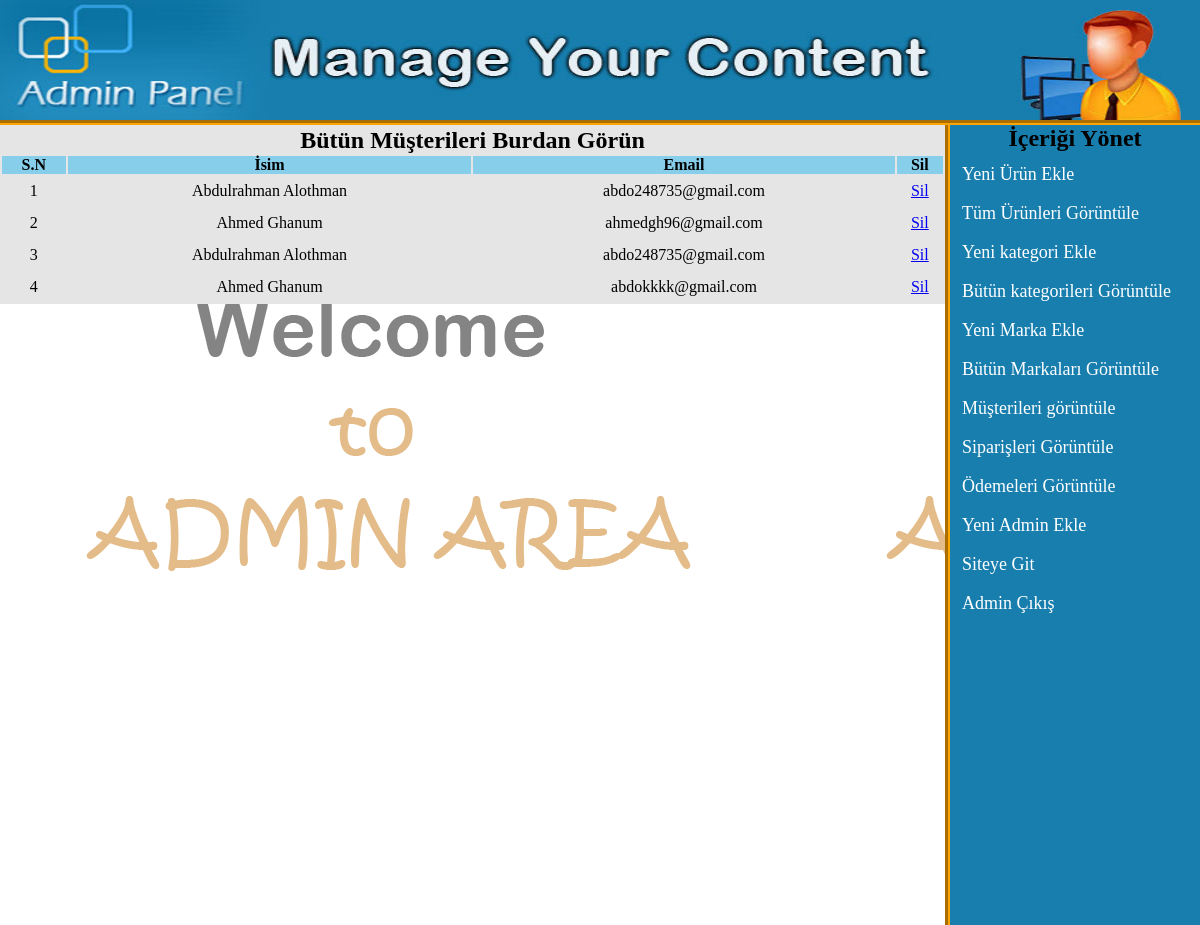
Page /admin_area/index.php?view_customers (signed in) on the committed database.
### tables this page shows
CREATE TABLE `customers` (
  `customer_id` int(10) NOT NULL,
  `customer_ip` varchar(255) NOT NULL,
  `customer_name` text NOT NULL,
  `customer_email` varchar(100) NOT NULL,
  `customer_pass` varchar(100) NOT NULL,
  `customer_country` text NOT NULL,
  `customer_city` text NOT NULL,
  `customer_contact` varchar(255) NOT NULL,
  `customer_address` text NOT NULL,
  `customer_image` text NOT NULL
);

### admin_area/view_customers.php (the view)
<table width="945" align="center" bgcolor="#e5e5e5">
	<tr align="center">
		<td colspan="6"><h2>Bütün Müşterileri Burdan Görün</h2></td>
	</tr>
	<tr align="center" bgcolor="skyblue">
		<th>S.N</th>
		<th>İsim</th>
		<th>Email</th>
		<th>Sil</th>
	</tr>
	<?php
	include("includes/db.php");
	$get_c = "select * from customers";
	$run_c = mysqli_query($con, $get_c);
	$i = 0;
	while ($row_c=mysqli_fetch_array($run_c)){
		$c_id = $row_c['customer_id'];
		$c_name = $row_c['customer_name'];
		$c_email = $row_c['customer_email'];
		$i++;
	?>
	<tr align="center" style="line-height: 30px;">
		<td><?php echo $i;?></td>
		<td><?php echo $c_name;?></td>
		<td><?php echo $c_email;?></td>
		<td><a href="delete_c.php?delete_c=<?php echo $c_id;?>">Sil</a></td>
	</tr>
	<?php } ?>
</table>

### admin_area/styles/style.css (style rules this page uses)
html, body, div, span, applet, object, iframe, h1, h2, h3, h4, h5, h6, p, blockquote, pre, a, abbr, acronym, address, big, cite, code, del, dfn, em, img, ins, kbd, q, s, samp, small, strike, strong, sub, sup, tt, var, b, u, i, center, dl, dt, dd, ol, ul, li, fieldset, form, label, legend, table, caption, tbody, tfoot, thead, tr, th, td, article, aside, canvas, details, embed, figure, figcaption, footer, header, hgroup, menu, nav, output, ruby, section, summary, time, mark, audio, video { margin: 0; padding: 0; border: 0; vertical-align: baseline; }
body { background:skyblue; }

### rows in the picture
customers: customer_name "Abdulrahman Alothman", customer_email "abdo248735@gmail.com"
customers: customer_name "Ahmed Ghanum", customer_email "ahmedgh96@gmail.com"
customers: customer_name "Abdulrahman Alothman", customer_email "abdo248735@gmail.com"
customers: customer_name "Ahmed Ghanum", customer_email "abdokkkk@gmail.com"
